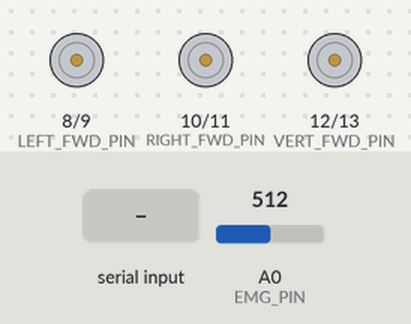
Simulated run of this sketch. Board: Arduino Uno, built with avr-gcc and run on an emulated ATmega328P. Parts: motor-driver pin pairs drawn as motors (green arrow = first pin HIGH = forward, orange = second pin HIGH = backward, longer = more drive). The test bench sets the inputs (shaded band); at power-on: A0 (EMG_PIN) = 512. What the sketch prints to the serial monitor is not drawn.

Above: at 1.2 s.
1.3 s: "F\n" received over Serial
At 1.8 s:
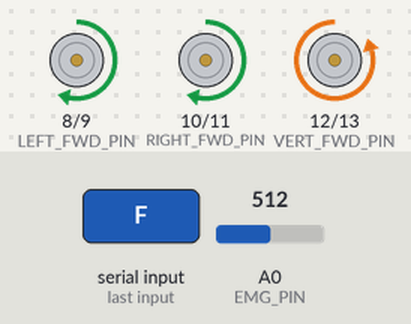
4.3 s: byte 66 ('B') received over Serial
At 4.54 s:
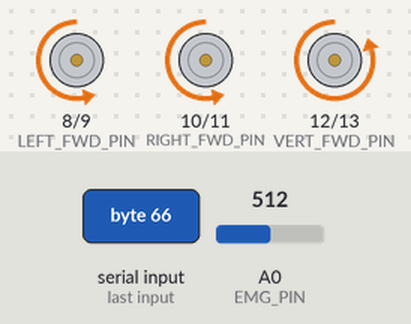
7.3 s: byte 70 ('F') received over Serial
At 8.1 s:
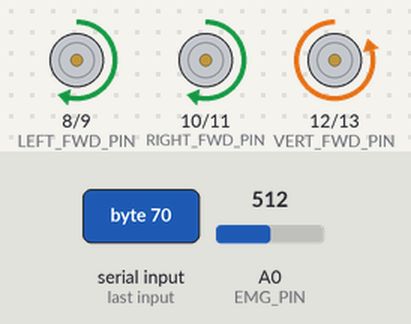
8.8 s: byte 76 ('L') received over Serial
At 9.24 s:
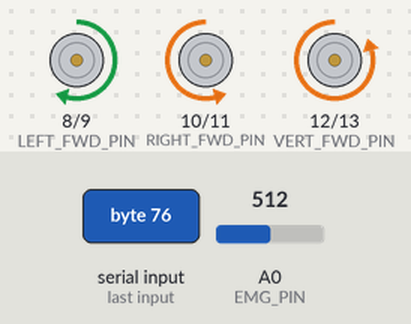
11.8 s: byte 82 ('R') received over Serial
At 12.24 s:
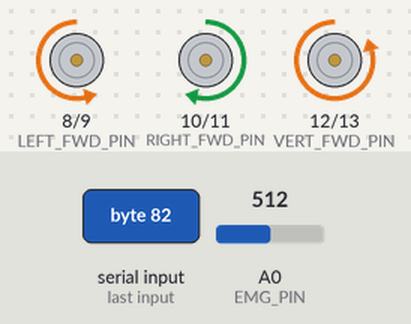
14.8 s: "B\n" received over Serial
At 16.1 s:
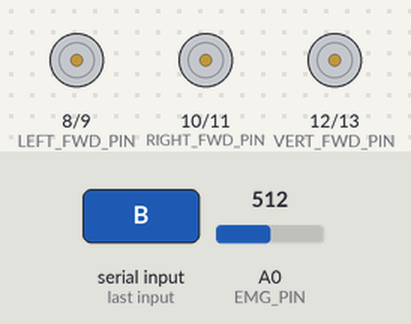
Timing chart, 0 to 17.3 s (numbered marks = the images above; inputs shaded):
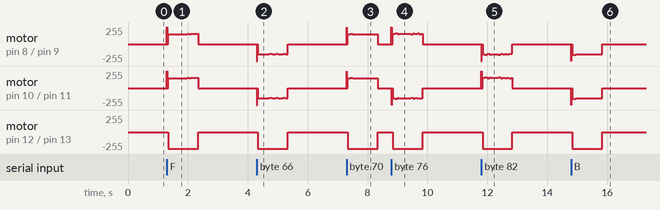

The sketch:

arduino_elementaryrov_emg_v1_control.ino
```cpp
const uint32_t SERIAL_BAUD = 115200;

const uint8_t EMG_PIN = A0;
const uint16_t SAMPLE_PERIOD_MS = 20;
const uint16_t COMMAND_TIMEOUT_MS = 1000;

const uint8_t LEFT_FWD_PIN = 8;
const uint8_t LEFT_REV_PIN = 9;
const uint8_t RIGHT_FWD_PIN = 10;
const uint8_t RIGHT_REV_PIN = 11;
const uint8_t VERT_FWD_PIN = 12;
const uint8_t VERT_REV_PIN = 13;

const int8_t MOVE_POWER = 60;
const uint16_t SOFT_PWM_PERIOD_US = 5000;

char current_command = 'S';
int8_t target_left = 0;
int8_t target_right = 0;
int8_t target_vertical = 0;
uint32_t last_sample_ms = 0;
uint32_t last_command_ms = 0;

void set_motor_targets(int8_t left, int8_t right, int8_t vertical) {
  target_left = constrain(left, -100, 100);
  target_right = constrain(right, -100, 100);
  target_vertical = constrain(vertical, -100, 100);
}

void write_motor_pair(uint8_t forward_pin, uint8_t reverse_pin, int8_t power, uint16_t phase_us) {
  power = constrain(power, -100, 100);

  if (power == 0) {
    digitalWrite(forward_pin, LOW);
    digitalWrite(reverse_pin, LOW);
    return;
  }

  uint16_t duty_us = map(abs(power), 0, 100, 0, SOFT_PWM_PERIOD_US);
  bool is_on = phase_us < duty_us;

  if (power > 0) {
    digitalWrite(forward_pin, is_on ? HIGH : LOW);
    digitalWrite(reverse_pin, LOW);
    return;
  }

  digitalWrite(forward_pin, LOW);
  digitalWrite(reverse_pin, is_on ? HIGH : LOW);
}

void update_motors() {
  uint16_t phase_us = micros() % SOFT_PWM_PERIOD_US;
  write_motor_pair(LEFT_FWD_PIN, LEFT_REV_PIN, target_left, phase_us);
  write_motor_pair(RIGHT_FWD_PIN, RIGHT_REV_PIN, target_right, phase_us);
  write_motor_pair(VERT_FWD_PIN, VERT_REV_PIN, target_vertical, phase_us);
}

void apply_current_command() {
  switch (current_command) {
    case 'F':
      set_motor_targets(MOVE_POWER, MOVE_POWER, 0);
      break;
    case 'B':
      set_motor_targets(-MOVE_POWER, -MOVE_POWER, 0);
      break;
    case 'L':
      set_motor_targets(MOVE_POWER, -MOVE_POWER, 0);
      break;
    case 'R':
      set_motor_targets(-MOVE_POWER, MOVE_POWER, 0);
      break;
    case 'S':
    case 'D':
    default:
      set_motor_targets(0, 0, 0);
      break;
  }
}

void read_python_command() {
  while (Serial.available() > 0) {
    char command = Serial.read();

    if (command == '\n' || command == '\r') {
      continue;
    }

    if (
      command == 'S'
      || command == 'F'
      || command == 'B'
      || command == 'L'
      || command == 'R'
      || command == 'D'
    ) {
      current_command = command;
      last_command_ms = millis();
      apply_current_command();
    }
  }
}

void stop_if_command_lost() {
  if (current_command != 'S' && millis() - last_command_ms > COMMAND_TIMEOUT_MS) {
    current_command = 'S';
    apply_current_command();
  }
}

void send_emg_sample() {
  uint32_t now = millis();
  if (now - last_sample_ms < SAMPLE_PERIOD_MS) {
    return;
  }

  last_sample_ms = now;
  Serial.println(analogRead(EMG_PIN));
}

void setup() {
  Serial.begin(SERIAL_BAUD);

  pinMode(EMG_PIN, INPUT);
  pinMode(LEFT_FWD_PIN, OUTPUT);
  pinMode(LEFT_REV_PIN, OUTPUT);
  pinMode(RIGHT_FWD_PIN, OUTPUT);
  pinMode(RIGHT_REV_PIN, OUTPUT);
  pinMode(VERT_FWD_PIN, OUTPUT);
  pinMode(VERT_REV_PIN, OUTPUT);
  pinMode(LED_BUILTIN, OUTPUT);

  current_command = 'S';
  apply_current_command();
  update_motors();
  last_command_ms = millis();
}

void loop() {
  read_python_command();
  stop_if_command_lost();
  update_motors();
  digitalWrite(LED_BUILTIN, current_command == 'S' || current_command == 'D' ? LOW : HIGH);
  send_emg_sample();
}
```

Measured:
- after the input at 1.3 s, motor on pin 8 (LEFT_FWD_PIN) / pin 9 (LEFT_REV_PIN), motor on pin 10 (RIGHT_FWD_PIN) / pin 11 (RIGHT_REV_PIN): stopped → forward 150/255 at once, → forward 157/255 0.68 s later, → forward 154/255 0.08 s later, → stopped 0.28 s later
- after the input at 4.3 s, motor on pin 12 (VERT_FWD_PIN) / pin 13 (VERT_REV_PIN): stopped → backward 251/255 at once, → stopped 1.0 s later
- after the input at 7.3 s, motor on pin 8 (LEFT_FWD_PIN) / pin 9 (LEFT_REV_PIN), motor on pin 10 (RIGHT_FWD_PIN) / pin 11 (RIGHT_REV_PIN): stopped → forward 150/255 at once, → forward 157/255 0.12 s later, → forward 150/255 0.08 s later, → stopped 0.84 s later
- after the input at 8.8 s, motor on pin 12 (VERT_FWD_PIN) / pin 13 (VERT_REV_PIN): stopped → backward 250/255 at once, → stopped 1.0 s later
- after the input at 11.8 s, motor on pin 12 (VERT_FWD_PIN) / pin 13 (VERT_REV_PIN): stopped → backward 250/255 at once, → stopped 1.0 s later
- after the input at 14.8 s, motor on pin 8 (LEFT_FWD_PIN) / pin 9 (LEFT_REV_PIN), motor on pin 10 (RIGHT_FWD_PIN) / pin 11 (RIGHT_REV_PIN): stopped → backward 158/255 at once, → backward 152/255 0.16 s later, → stopped 0.88 s later; motor on pin 12 (VERT_FWD_PIN) / pin 13 (VERT_REV_PIN): stopped → backward 251/255 at once, → stopped 1.0 s later
